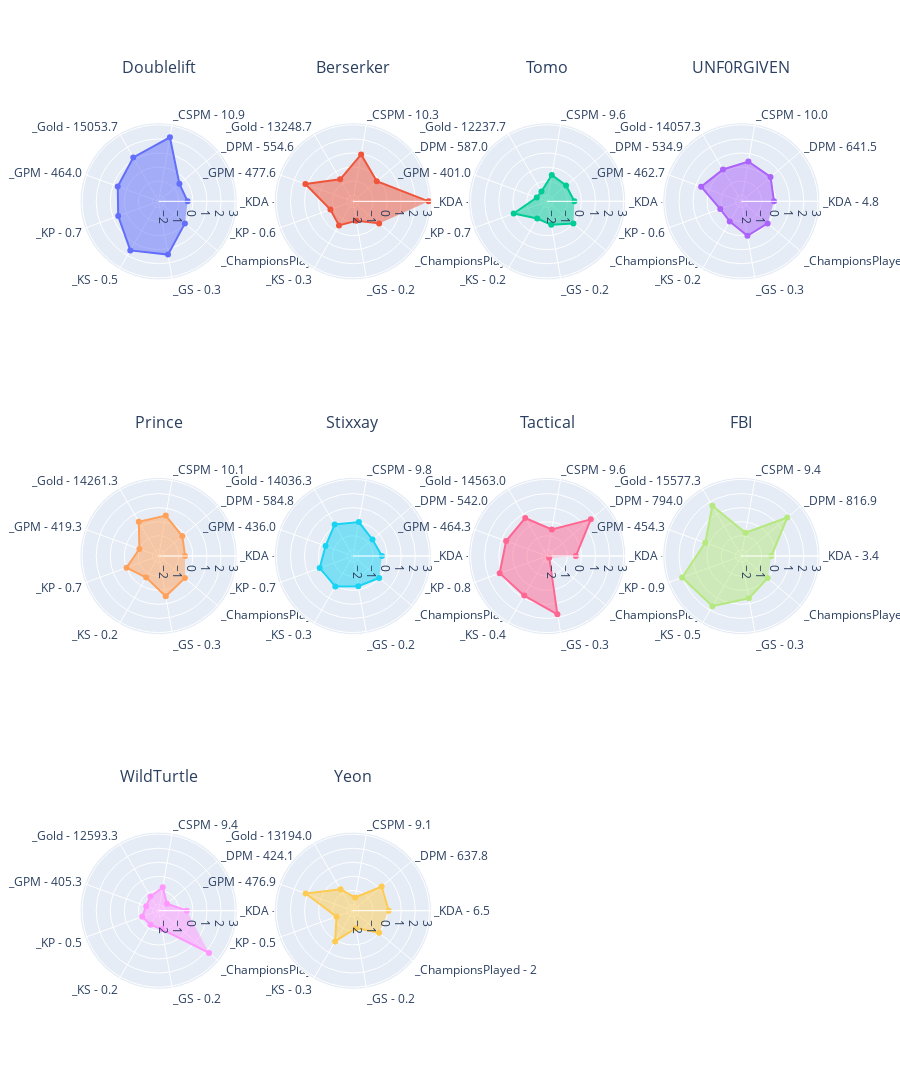

Write notebook code for a chart like this one.
### Code cell
df = players_stats.loc[players_stats["Position"] == positions[3]]
min_value, max_value = get_min_max_value(df, columns)

ROW, COLUMNS = get_rows_columns(df, 4)

fig = get_fig_subplots(df, ROWS, COLUMNS)
for i, player_name in enumerate(df.index):
    _df = df.loc[player_name, columns]
    theta_list = get_theta_list(df, player_name, origin_columns, columns)

    r, c = get_rc(i, COLUMNS)
    fig.add_trace(
        go.Scatterpolar(r=_df, theta=theta_list, fill="toself", name=player_name),
        row=r,
        col=c,
    )

fig.update_layout(
    height=400 * ROWS,
    showlegend=False,
    polar=dict(
        radialaxis=dict(visible=True),
    ),
    title=dict(y=1),
)
fig.update_annotations(yshift=20)
fig.update_polars(radialaxis=dict(range=[min_value - 0.2, max_value + 0.2]))
fig.show()

### Figure 1 — Plotly figure (JSON) as saved in the notebook; plotly's stock layout.template omitted (floating-point values rounded to 4 significant figures)
{"data": [{"fill": "toself", "name": "Doublelift", "r": [-0.3764, -0.5063, 2.182, 1.163, 0.6549, 0.6199, 1.587, 1.407, 0], "subplot": "polar", "theta": ["_KDA - 2.8", "_DPM - 554.6", "_CSPM - 10.9", "_Gold - 15053.7", "_GPM - 464.0", "_KP - 0.7", "_KS - 0.5", "_GS - 0.3", "_ChampionsPlayed - 2"], "type": "scatterpolar"}, {"fill": "toself", "name": "Berserker", "r": [2.949, -0.219, 0.9449, -0.629, 1.153, -0.7377, -0.4631, -1.037, 0], "subplot": "polar2", "theta": ["_KDA - 28.0", "_DPM - 587.0", "_CSPM - 10.3", "_Gold - 13248.7", "_GPM - 477.6", "_KP - 0.6", "_KS - 0.3", "_GS - 0.2", "_ChampionsPlayed - 2"], "type": "scatterpolar"}, {"fill": "toself", "name": "Tomo", "r": [-0.4998, -0.6812, -0.534, -1.633, -1.652, 0.0922, -1.022, -0.7504, 0], "subplot": "polar3", "theta": ["_KDA - 1.9", "_DPM - 534.9", "_CSPM - 9.6", "_Gold - 12237.7", "_GPM - 401.0", "_KP - 0.7", "_KS - 0.2", "_GS - 0.2", "_ChampionsPlayed - 2"], "type": "scatterpolar"}, {"fill": "toself", "name": "UNF0RGIVEN", "r": [-0.1166, 0.2635, 0.4368, 0.1738, 0.6054, -0.8414, -0.7866, 0.04678, 0], "subplot": "polar4", "theta": ["_KDA - 4.8", "_DPM - 641.5", "_CSPM - 10.0", "_Gold - 14057.3", "_GPM - 462.7", "_KP - 0.6", "_KS - 0.2", "_GS - 0.3", "_ChampionsPlayed - 2"], "type": "scatterpolar"}, {"fill": "toself", "name": "Prince", "r": [-0.5586, -0.2387, 0.4812, 0.3763, -0.9818, -0.01153, -0.669, 0.472, 0], "subplot": "polar5", "theta": ["_KDA - 1.5", "_DPM - 584.8", "_CSPM - 10.1", "_Gold - 14261.3", "_GPM - 419.3", "_KP - 0.7", "_KS - 0.2", "_GS - 0.3", "_ChampionsPlayed - 2"], "type": "scatterpolar"}, {"fill": "toself", "name": "Stixxay", "r": [-0.3709, -0.6178, 0.01345, 0.1529, -0.3729, 0.0739, 0.05778, -0.2511, 0], "subplot": "polar6", "theta": ["_KDA - 2.9", "_DPM - 542.0", "_CSPM - 9.8", "_Gold - 14036.3", "_GPM - 436.0", "_KP - 0.7", "_KS - 0.3", "_GS - 0.2", "_ChampionsPlayed - 2"], "type": "scatterpolar"}, {"fill": "toself", "name": "Tactical", "r": [-0.3985, 1.614, -0.5163, 0.6757, 0.6653, 1.15, 0.8136, 1.769, -2.236], "subplot": "polar7", "theta": ["_KDA - 2.7", "_DPM - 794.0", "_CSPM - 9.6", "_Gold - 14563.0", "_GPM - 464.3", "_KP - 0.8", "_KS - 0.4", "_GS - 0.3", "_ChampionsPlayed - 1"], "type": "scatterpolar"}, {"fill": "toself", "name": "FBI", "r": [-0.3064, 1.817, -0.7628, 1.683, 0.2981, 2.043, 1.681, 0.6162, 0], "subplot": "polar8", "theta": ["_KDA - 3.4", "_DPM - 816.9", "_CSPM - 9.4", "_Gold - 15577.3", "_GPM - 454.3", "_KP - 0.9", "_KS - 0.5", "_GS - 0.3", "_ChampionsPlayed - 2"], "type": "scatterpolar"}, {"fill": "toself", "name": "WildTurtle", "r": [-0.4299, -1.662, -0.7557, -1.279, -1.497, -1.192, -1.287, -1.096, 2.236], "subplot": "polar9", "theta": ["_KDA - 2.4", "_DPM - 424.1", "_CSPM - 9.4", "_Gold - 12593.3", "_GPM - 405.3", "_KP - 0.5", "_KS - 0.2", "_GS - 0.2", "_ChampionsPlayed - 3"], "type": "scatterpolar"}, {"fill": "toself", "name": "Yeon", "r": [0.1081, 0.2307, -1.49, -0.6832, 1.128, -1.197, 0.08744, -1.176, 0], "subplot": "polar10", "theta": ["_KDA - 6.5", "_DPM - 637.8", "_CSPM - 9.1", "_Gold - 13194.0", "_GPM - 476.9", "_KP - 0.5", "_KS - 0.3", "_GS - 0.2", "_ChampionsPlayed - 2"], "type": "scatterpolar"}], "layout": {"annotations": [{"font": {"size": 16}, "showarrow": false, "text": "Doublelift", "x": 0.1062, "xanchor": "center", "xref": "paper", "y": 1, "yanchor": "bottom", "yref": "paper", "yshift": 20}, {"font": {"size": 16}, "showarrow": false, "text": "Berserker", "x": 0.3688, "xanchor": "center", "xref": "paper", "y": 1, "yanchor": "bottom", "yref": "paper", "yshift": 20}, {"font": {"size": 16}, "showarrow": false, "text": "Tomo", "x": 0.6313, "xanchor": "center", "xref": "paper", "y": 1, "yanchor": "bottom", "yref": "paper", "yshift": 20}, {"font": {"size": 16}, "showarrow": false, "text": "UNF0RGIVEN", "x": 0.8938, "xanchor": "center", "xref": "paper", "y": 1, "yanchor": "bottom", "yref": "paper", "yshift": 20}, {"font": {"size": 16}, "showarrow": false, "text": "Prince", "x": 0.1062, "xanchor": "center", "xref": "paper", "y": 0.6111, "yanchor": "bottom", "yref": "paper", "yshift": 20}, {"font": {"size": 16}, "showarrow": false, "text": "Stixxay", "x": 0.3688, "xanchor": "center", "xref": "paper", "y": 0.6111, "yanchor": "bottom", "yref": "paper", "yshift": 20}, {"font": {"size": 16}, "showarrow": false, "text": "Tactical", "x": 0.6313, "xanchor": "center", "xref": "paper", "y": 0.6111, "yanchor": "bottom", "yref": "paper", "yshift": 20}, {"font": {"size": 16}, "showarrow": false, "text": "FBI", "x": 0.8938, "xanchor": "center", "xref": "paper", "y": 0.6111, "yanchor": "bottom", "yref": "paper", "yshift": 20}, {"font": {"size": 16}, "showarrow": false, "text": "WildTurtle", "x": 0.1062, "xanchor": "center", "xref": "paper", "y": 0.2222, "yanchor": "bottom", "yref": "paper", "yshift": 20}, {"font": {"size": 16}, "showarrow": false, "text": "Yeon", "x": 0.3688, "xanchor": "center", "xref": "paper", "y": 0.2222, "yanchor": "bottom", "yref": "paper", "yshift": 20}], "height": 1200, "polar": {"domain": {"x": [0, 0.2125], "y": [0.7778, 1]}, "radialaxis": {"range": [-2.436, 3.149], "visible": true}}, "polar10": {"domain": {"x": [0.2625, 0.475], "y": [0, 0.2222]}, "radialaxis": {"range": [-2.436, 3.149]}}, "polar11": {"domain": {"x": [0.525, 0.7375], "y": [0, 0.2222]}, "radialaxis": {"range": [-2.436, 3.149]}}, "polar12": {"domain": {"x": [0.7875, 1], "y": [0, 0.2222]}, "radialaxis": {"range": [-2.436, 3.149]}}, "polar2": {"domain": {"x": [0.2625, 0.475], "y": [0.7778, 1]}, "radialaxis": {"range": [-2.436, 3.149]}}, "polar3": {"domain": {"x": [0.525, 0.7375], "y": [0.7778, 1]}, "radialaxis": {"range": [-2.436, 3.149]}}, "polar4": {"domain": {"x": [0.7875, 1], "y": [0.7778, 1]}, "radialaxis": {"range": [-2.436, 3.149]}}, "polar5": {"domain": {"x": [0, 0.2125], "y": [0.3889, 0.6111]}, "radialaxis": {"range": [-2.436, 3.149]}}, "polar6": {"domain": {"x": [0.2625, 0.475], "y": [0.3889, 0.6111]}, "radialaxis": {"range": [-2.436, 3.149]}}, "polar7": {"domain": {"x": [0.525, 0.7375], "y": [0.3889, 0.6111]}, "radialaxis": {"range": [-2.436, 3.149]}}, "polar8": {"domain": {"x": [0.7875, 1], "y": [0.3889, 0.6111]}, "radialaxis": {"range": [-2.436, 3.149]}}, "polar9": {"domain": {"x": [0, 0.2125], "y": [0, 0.2222]}, "radialaxis": {"range": [-2.436, 3.149]}}, "showlegend": false, "title": {"y": 1}}}
